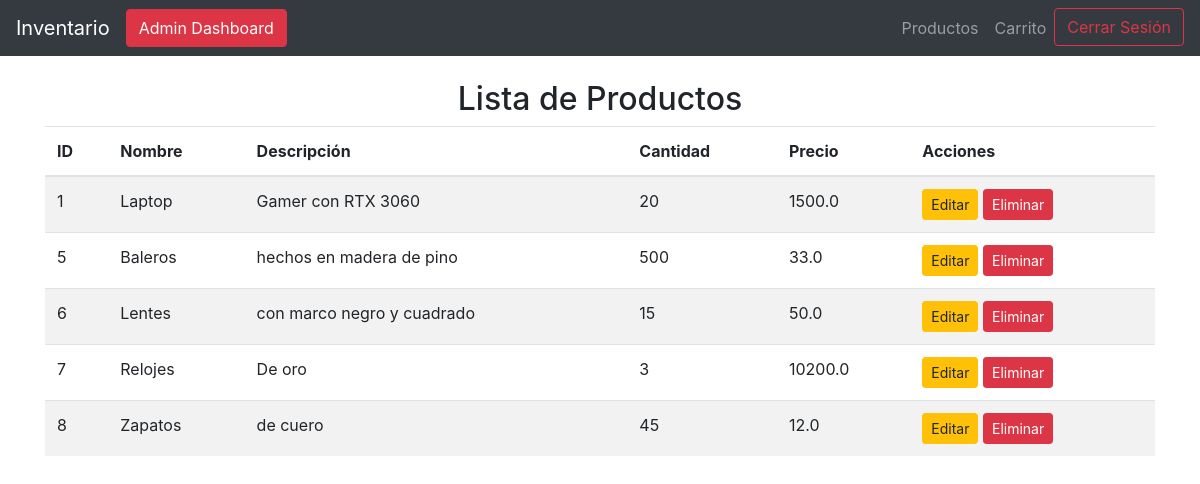
Before: /listar (signed in) with the older database file.
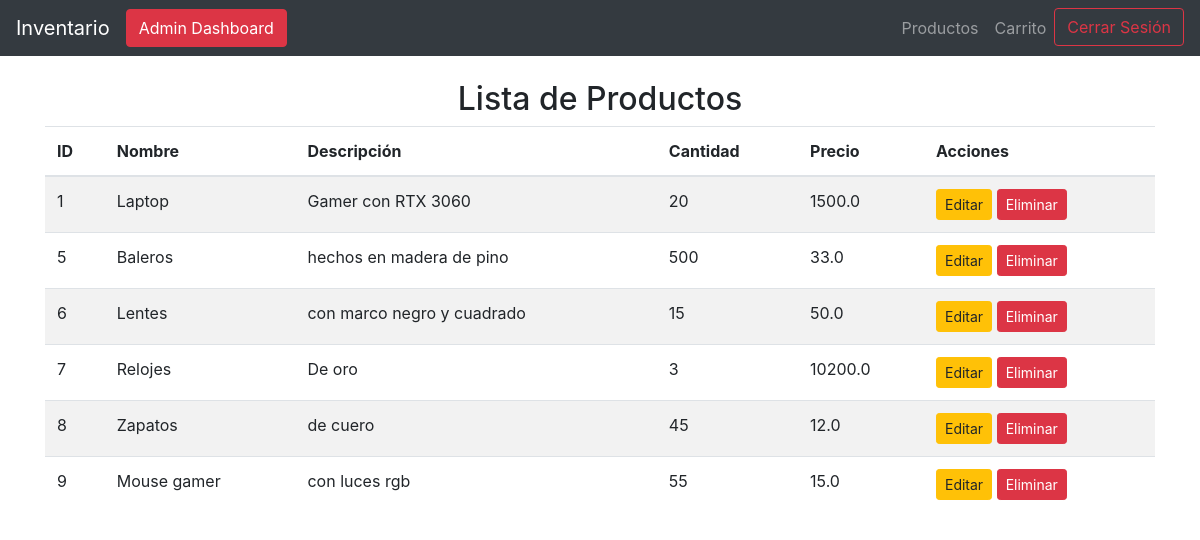
After: the same page with the newer database file.
### tables this page shows
CREATE TABLE productos (
            id INTEGER PRIMARY KEY AUTOINCREMENT,
            nombre TEXT UNIQUE NOT NULL,
            descripcion TEXT,
            cantidad INTEGER NOT NULL CHECK (cantidad >= 0),
            precio REAL NOT NULL CHECK (precio >= 0)
        );

### app.py (the view)
@app.route('/listar')
@login_required
def listar():
    productos = listar_productos()
    return render_template('listar_productos.html', productos=productos)

### app.py (called while the page is built)
@login_manager.user_loader
def load_user(user_id):
    conn, cursor = connect_db()
    cursor.execute("SELECT usuario_id, nombre, email, rol FROM usuarios WHERE usuario_id = ?", (user_id,))
    usuario = cursor.fetchone()
    return Usuario(id=usuario[0], nombre=usuario[1], email=usuario[2], rol=usuario[3]) if usuario else None

### database.py (called while the page is built)
def connect_db():
    conn = sqlite3.connect(DB_NAME)
    cursor = conn.cursor()
    return conn, cursor

def listar_productos():
    conn, cursor = connect_db()
    cursor.execute("SELECT * FROM productos")
    productos = cursor.fetchall()
    conn.close()
    if productos:
        return productos
    else:
        print("No hay productos en el inventario.")

### templates/listar_productos.html
{% extends 'base.html' %}
{% block content %}
    <h2 class="text-center">Lista de Productos</h2>
    {% if productos %}
        <table class="table table-striped">
            <thead>
                <tr>
                    <th>ID</th>
                    <th>Nombre</th>
                    <th>Descripción</th>
                    <th>Cantidad</th>
                    <th>Precio</th>
                    <th>Acciones</th>
                </tr>
            </thead>
            <tbody>
                {% for producto in productos %}
                    <tr>
                        <td>{{ producto[0] }}</td>
                        <td>{{ producto[1] }}</td>
                        <td>{{ producto[2] }}</td>
                        <td>{{ producto[3] }}</td>
                        <td>{{ producto[4] }}</td>
                        <td>
                            <a href="/actualizar/{{ producto[0] }}" class="btn btn-warning btn-sm">Editar</a>
                            <a href="/confirmar_eliminar/{{ producto[0] }}" class="btn btn-danger btn-sm">Eliminar</a>
                        </td>
                    </tr>
                {% endfor %}
            </tbody>
        </table>
    {% else %}
        <p>No hay productos registrados.</p>
    {% endif %}
{% endblock %}

Changed rows visible on the page:
added productos: id "9", nombre "Mouse gamer", descripcion "con luces rgb", cantidad "55", precio "15.0"
